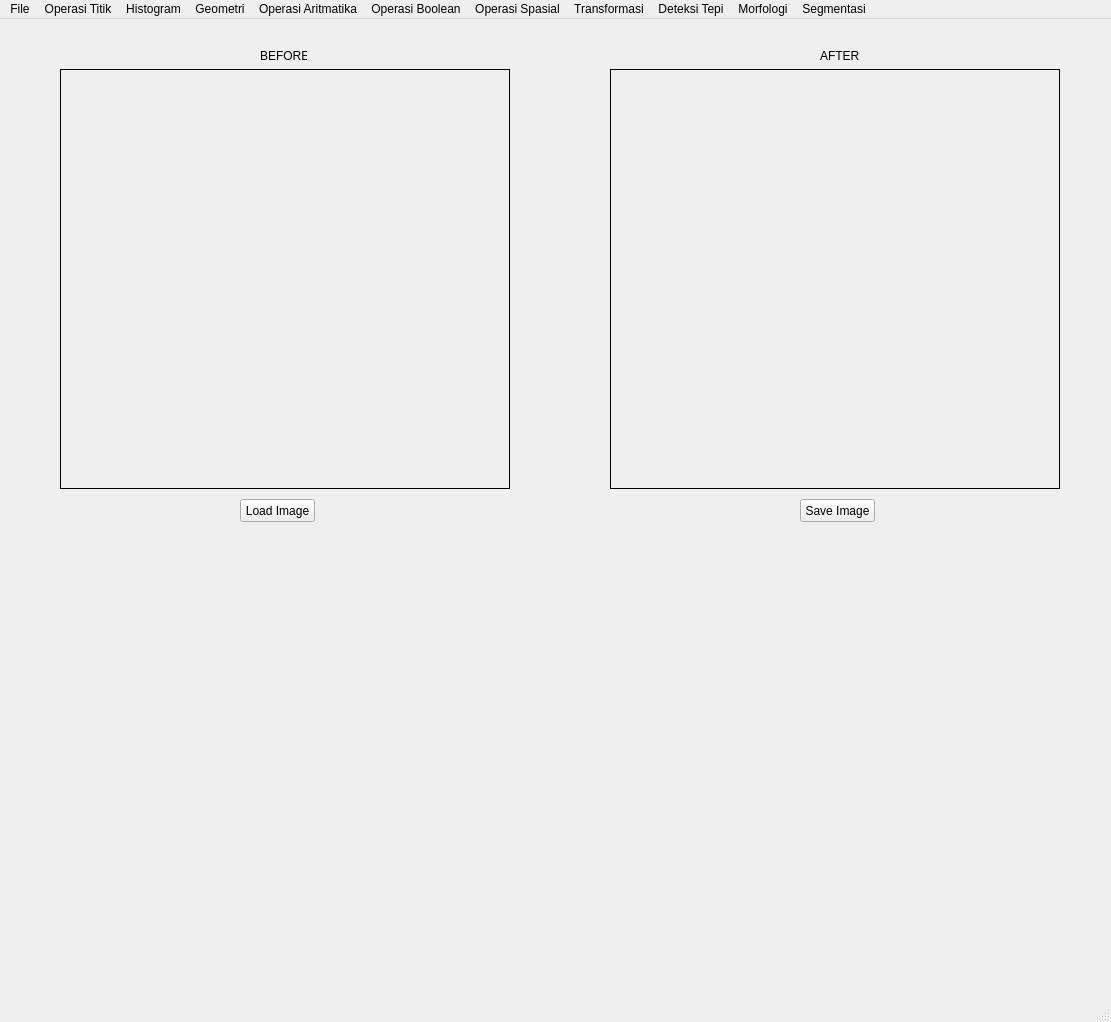
<?xml version="1.0" encoding="UTF-8"?>
<ui version="4.0">
 <author>Rhyred</author>
 <class>My_Program_152024141</class>
 <widget class="QMainWindow" name="My_Program_152024141">
  <property name="geometry">
   <rect>
    <x>0</x>
    <y>0</y>
    <width>1111</width>
    <height>1022</height>
   </rect>
  </property>
  <property name="windowTitle">
   <string>MainWindow</string>
  </property>
  <widget class="QWidget" name="centralwidget">
   <widget class="QPushButton" name="loadButton">
    <property name="geometry">
     <rect>
      <x>240</x>
      <y>480</y>
      <width>75</width>
      <height>23</height>
     </rect>
    </property>
    <property name="text">
     <string>Load Image</string>
    </property>
   </widget>
   <widget class="QLabel" name="imgLabel">
    <property name="geometry">
     <rect>
      <x>60</x>
      <y>50</y>
      <width>450</width>
      <height>420</height>
     </rect>
    </property>
    <property name="frameShape">
     <enum>QFrame::Box</enum>
    </property>
    <property name="text">
     <string/>
    </property>
   </widget>
   <widget class="QLabel" name="hasilLabel">
    <property name="geometry">
     <rect>
      <x>610</x>
      <y>50</y>
      <width>450</width>
      <height>420</height>
     </rect>
    </property>
    <property name="frameShape">
     <enum>QFrame::Box</enum>
    </property>
    <property name="text">
     <string/>
    </property>
   </widget>
   <widget class="QPushButton" name="saveButton">
    <property name="geometry">
     <rect>
      <x>800</x>
      <y>480</y>
      <width>75</width>
      <height>23</height>
     </rect>
    </property>
    <property name="text">
     <string>Save Image</string>
    </property>
   </widget>
   <widget class="QLabel" name="before">
    <property name="geometry">
     <rect>
      <x>260</x>
      <y>30</y>
      <width>47</width>
      <height>13</height>
     </rect>
    </property>
    <property name="text">
     <string>BEFORE</string>
    </property>
   </widget>
   <widget class="QLabel" name="after">
    <property name="geometry">
     <rect>
      <x>820</x>
      <y>30</y>
      <width>47</width>
      <height>13</height>
     </rect>
    </property>
    <property name="text">
     <string>AFTER</string>
    </property>
   </widget>
  </widget>
  <widget class="QMenuBar" name="menubar">
   <property name="geometry">
    <rect>
     <x>0</x>
     <y>0</y>
     <width>1111</width>
     <height>21</height>
    </rect>
   </property>
   <widget class="QMenu" name="menuFile">
    <property name="title">
     <string>File</string>
    </property>
    <addaction name="actionLoad_Image"/>
    <addaction name="actionSave_Image"/>
   </widget>
   <widget class="QMenu" name="menuOperasi_Titik">
    <property name="title">
     <string>Operasi Titik</string>
    </property>
    <addaction name="actionGrayScale"/>
    <addaction name="actionBrightness"/>
    <addaction name="actionSimple_Contrast"/>
    <addaction name="actionContrast_Stretching"/>
    <addaction name="actionNegative_Image"/>
    <addaction name="actionBiner_Image"/>
   </widget>
   <widget class="QMenu" name="menuHistogram">
    <property name="title">
     <string>Histogram</string>
    </property>
    <addaction name="actionGray_Histogram"/>
    <addaction name="actionRGB_Histogram"/>
    <addaction name="actionHistogram_Equalization"/>
   </widget>
   <widget class="QMenu" name="menuGeometri">
    <property name="title">
     <string>Geometri</string>
    </property>
    <addaction name="actionTranslasi"/>
    <addaction name="actionRotasi"/>
    <addaction name="actionResize"/>
    <addaction name="actionCrop"/>
   </widget>
   <widget class="QMenu" name="menuOperasi_Aritmatika">
    <property name="title">
     <string>Operasi Aritmatika</string>
    </property>
    <addaction name="actionTambah"/>
    <addaction name="actionKurang"/>
    <addaction name="actionKali"/>
    <addaction name="actionBagi"/>
   </widget>
   <widget class="QMenu" name="menuOperasi_Boolean">
    <property name="title">
     <string>Operasi Boolean</string>
    </property>
    <addaction name="actionAnd"/>
    <addaction name="actionOr"/>
    <addaction name="actionXor"/>
   </widget>
   <widget class="QMenu" name="menuOperasi_Spasial">
    <property name="title">
     <string>Operasi Spasial</string>
    </property>
    <addaction name="actionFilter"/>
    <addaction name="actionMean_Filter"/>
    <addaction name="actionGaussian_Filter"/>
    <addaction name="actionSharpening"/>
    <addaction name="actionMedian_Filter"/>
    <addaction name="actionMax_Filter"/>
    <addaction name="actionMin_Filter"/>
   </widget>
   <widget class="QMenu" name="menuTransformasi">
    <property name="title">
     <string>Transformasi</string>
    </property>
    <addaction name="actionDFT_Smoothing"/>
    <addaction name="actionDFT_Edge_Detection"/>
   </widget>
   <widget class="QMenu" name="menuDeteksi_Tepi">
    <property name="title">
     <string>Deteksi Tepi</string>
    </property>
    <addaction name="actionSobel"/>
    <addaction name="actionPrewitt"/>
    <addaction name="actionRoberts"/>
    <addaction name="actionCanny"/>
   </widget>
   <widget class="QMenu" name="menuMorfologi">
    <property name="title">
     <string>Morfologi</string>
    </property>
    <addaction name="actionDilasi"/>
    <addaction name="actionErosi"/>
    <addaction name="actionOpening"/>
    <addaction name="actionClosing"/>
    <addaction name="actionSkeletonizing"/>
   </widget>
   <widget class="QMenu" name="menuSegmentasi">
    <property name="title">
     <string>Segmentasi</string>
    </property>
    <addaction name="actionThresh_Binary"/>
    <addaction name="actionThresh_Binary_Inv"/>
    <addaction name="actionThresh_Trunc"/>
    <addaction name="actionThresh_ToZero"/>
    <addaction name="actionThresh_ToZero_Inv"/>
   </widget>
   <addaction name="menuFile"/>
   <addaction name="menuOperasi_Titik"/>
   <addaction name="menuHistogram"/>
   <addaction name="menuGeometri"/>
   <addaction name="menuOperasi_Aritmatika"/>
   <addaction name="menuOperasi_Boolean"/>
   <addaction name="menuOperasi_Spasial"/>
   <addaction name="menuTransformasi"/>
   <addaction name="menuDeteksi_Tepi"/>
   <addaction name="menuMorfologi"/>
   <addaction name="menuSegmentasi"/>
  </widget>
  <widget class="QStatusBar" name="statusbar"/>
  <action name="actionGrayScale">
   <property name="text">
    <string>GrayScale</string>
   </property>
  </action>
  <action name="actionLoad_Image">
   <property name="text">
    <string>Load Image</string>
   </property>
  </action>
  <action name="actionSave_Image">
   <property name="text">
    <string>Save Image</string>
   </property>
  </action>
  <action name="actionBrightness">
   <property name="text">
    <string>Brightness</string>
   </property>
  </action>
  <action name="actionSimple_Contrast">
   <property name="text">
    <string>Simple Contrast</string>
   </property>
  </action>
  <action name="actionContrast_Stretching">
   <property name="text">
    <string>Contrast Stretching</string>
   </property>
  </action>
  <action name="actionNegative_Image">
   <property name="text">
    <string>Negative Image</string>
   </property>
  </action>
  <action name="actionBiner_Image">
   <property name="text">
    <string>Biner Image</string>
   </property>
  </action>
  <action name="actionGray_Histogram">
   <property name="text">
    <string>Histogram Grayscale</string>
   </property>
  </action>
  <action name="actionRGB_Histogram">
   <property name="text">
    <string>Histogram RGB</string>
   </property>
  </action>
  <action name="actionHistogram_Equalization">
   <property name="text">
    <string>Histogram Equalization</string>
   </property>
  </action>
  <action name="actionTranslasi">
   <property name="text">
    <string>Translasi</string>
   </property>
  </action>
  <action name="actionRotasi">
   <property name="text">
    <string>Rotasi</string>
   </property>
  </action>
  <action name="actionResize">
   <property name="text">
    <string>Resize</string>
   </property>
  </action>
  <action name="actionCrop">
   <property name="text">
    <string>Crop Image</string>
   </property>
  </action>
  <action name="actionTambah">
   <property name="text">
    <string>Tambah +</string>
   </property>
  </action>
  <action name="actionKurang">
   <property name="text">
    <string>Kurang -</string>
   </property>
  </action>
  <action name="actionKali">
   <property name="text">
    <string>Kali x</string>
   </property>
  </action>
  <action name="actionBagi">
   <property name="text">
    <string>Bagi /</string>
   </property>
  </action>
  <action name="actionAnd">
   <property name="text">
    <string>AND &amp;&amp;</string>
   </property>
  </action>
  <action name="actionOr">
   <property name="text">
    <string>OR ||</string>
   </property>
  </action>
  <action name="actionXor">
   <property name="text">
    <string>XOR ^</string>
   </property>
  </action>
  <action name="actionFilter">
   <property name="text">
    <string>Filtering</string>
   </property>
  </action>
  <action name="actionMean_Filter">
   <property name="text">
    <string>Mean Filtering</string>
   </property>
  </action>
  <action name="actionGaussian_Filter">
   <property name="text">
    <string>Gaussian Filtering</string>
   </property>
  </action>
  <action name="actionSharpening">
   <property name="text">
    <string>Sharpening</string>
   </property>
  </action>
  <action name="actionMedian_Filter">
   <property name="text">
    <string>Median Filtering</string>
   </property>
  </action>
  <action name="actionMax_Filter">
   <property name="text">
    <string>Max Filtering</string>
   </property>
  </action>
  <action name="actionMin_Filter">
   <property name="text">
    <string>Min Filtering</string>
   </property>
  </action>
  <action name="actionDFT_Smoothing">
   <property name="text">
    <string>DFT Smoothing Image</string>
   </property>
  </action>
  <action name="actionDFT_Edge_Detection">
   <property name="text">
    <string>DFT Edge Detection</string>
   </property>
  </action>
  <action name="actionSobel">
   <property name="text">
    <string>Sobel</string>
   </property>
  </action>
  <action name="actionPrewitt">
   <property name="text">
    <string>Prewitt</string>
   </property>
  </action>
  <action name="actionRoberts">
   <property name="text">
    <string>Roberts</string>
   </property>
  </action>
  <action name="actioncanny">
   <property name="text">
    <string>canny</string>
   </property>
  </action>
  <action name="actionCanny">
   <property name="text">
    <string>Canny</string>
   </property>
  </action>
  <action name="actionDilasi">
   <property name="text">
    <string>Dilasi</string>
   </property>
  </action>
  <action name="actionErosi">
   <property name="text">
    <string>Erosi</string>
   </property>
  </action>
  <action name="actionOpening">
   <property name="text">
    <string>Opening</string>
   </property>
  </action>
  <action name="actionClosing">
   <property name="text">
    <string>Closing</string>
   </property>
  </action>
  <action name="actionThresh_Binary">
   <property name="text">
    <string>Threshold Binary</string>
   </property>
  </action>
  <action name="actionThresh_Binary_Inv">
   <property name="text">
    <string>Threshold Binary Inv</string>
   </property>
  </action>
  <action name="actionThresh_Trunc">
   <property name="text">
    <string>Threshold Truncate</string>
   </property>
  </action>
  <action name="actionThresh_ToZero">
   <property name="text">
    <string>Threshold To Zero</string>
   </property>
  </action>
  <action name="actionThresh_ToZero_Inv">
   <property name="text">
    <string>Threshold To Zero Inv</string>
   </property>
  </action>
  <action name="actionSkeletonizing">
   <property name="text">
    <string>Skeletonizing</string>
   </property>
  </action>
 </widget>
 <resources/>
 <connections/>
</ui>
